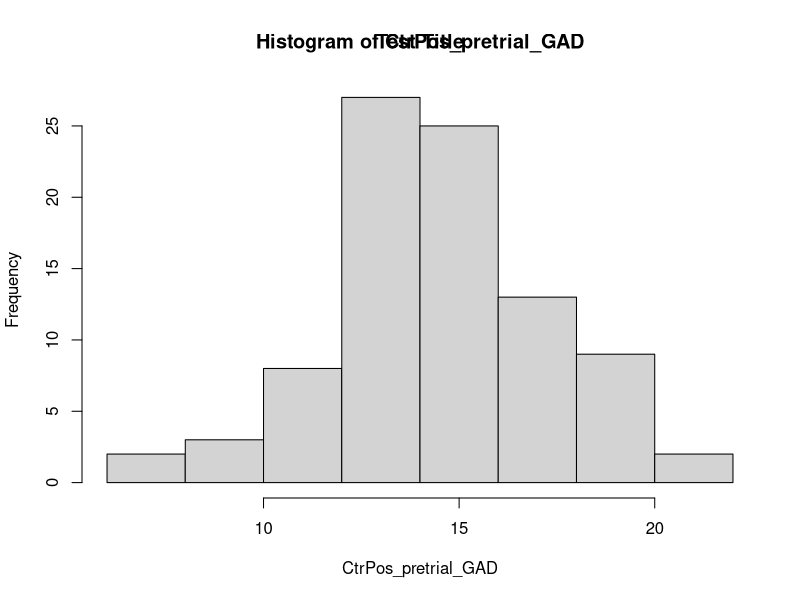
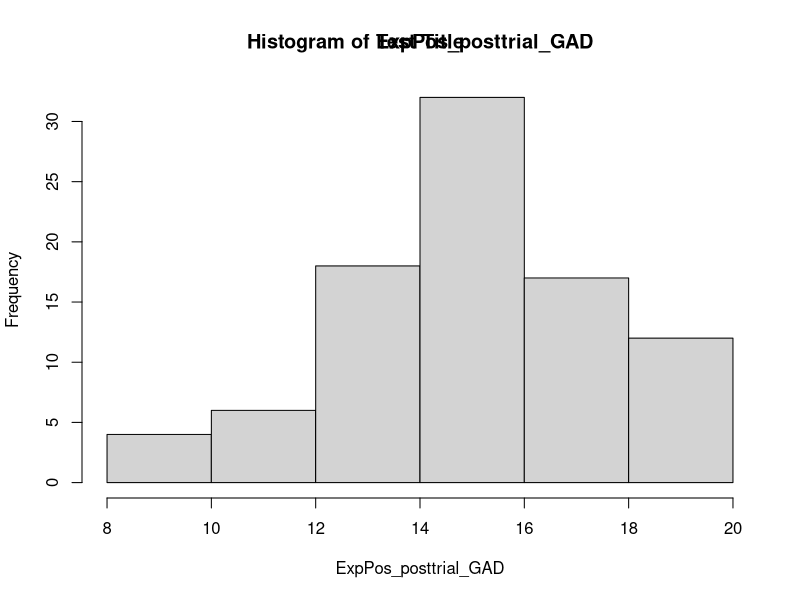

R code for these plots, in order: (Note: this script raises an error after producing the figures.)
# Install packages
install.packages("dplyr")
install.packages("tidyverse")
library(dplyr)

# Get control pre-trial GAD values
dataCA1Control <- read.csv("GROUP_3_2023_GCA_RESULTS_CONTROL.csv")
Ctrpretrial_GAD <- c(dataCA1Control$pretrial_GAD)
Ctrpretrial_GAD

# Get positive values
CtrPos_pretrial_GAD <- Ctrpretrial_GAD[Ctrpretrial_GAD >= 0]
CtrPos_pretrial_GAD

# Histogram of positive pretrial GAD values
pretrial_GAD <- c(dataCA1Control$pretrial_GAD)
pretrial_GAD
CtrPos_pretrial_GAD <- pretrial_GAD[pretrial_GAD >= 0]
CtrPos_pretrial_GAD

# Histogram
hist(CtrPos_pretrial_GAD)
title("Test Title")

# Get post trial control GAD scores
dataCA1Control <- read.csv("GROUP_3_2023_GCA_RESULTS_CONTROL.csv")
Ctrposttrial_GAD <- c(dataCA1Control$posttrial_GAD)
Ctrposttrial_GAD

# Get experiment pre-trial GAD scores
dataCA1Experiment <- read.csv("GROUP_3_2023_GCA_RESULTS_EXPERIMENTAL.csv")
Exppretrial_GAD <- c(dataCA1Experiment$pretrial_GAD)
Exppretrial_GAD

# Get all post-trial GAD values
dataCA1Experiment <- read.csv("GROUP_3_2023_GCA_RESULTS_EXPERIMENTAL.csv")
Expposttrial_GAD <- c(dataCA1Experiment$posttrial_GAD)
Expposttrial_GAD

# Get positive post-trial GAD values
ExpPos_posttrial_GAD <- Expposttrial_GAD[Expposttrial_GAD >= 0]
ExpPos_posttrial_GAD

# Histogram of postive experiment post trial values
hist(ExpPos_posttrial_GAD)
title("Test Title")

# Density graph test
library ("tidyverse")
geom_density(CtrPos_pretrial_GAD)


